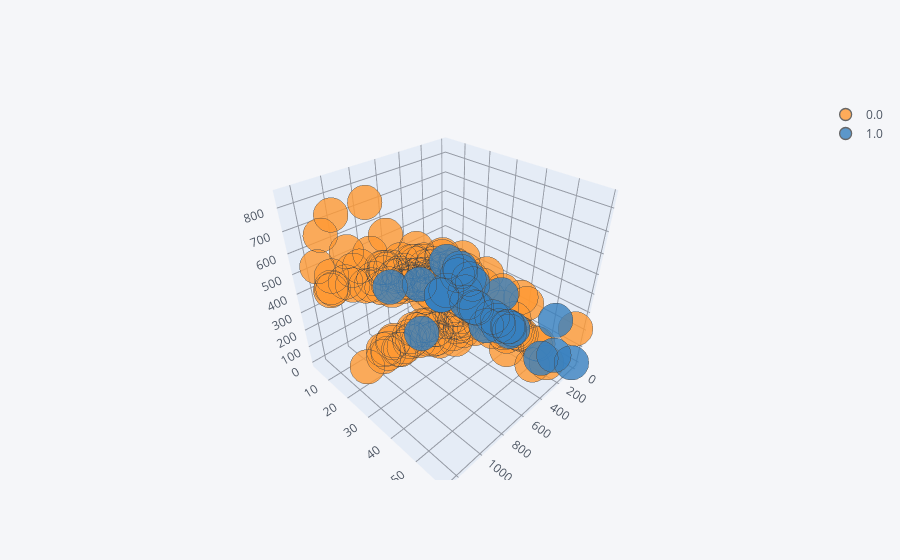

This figure's notebook cell:
### Code cell
# Tomamos una muestra para graficar en 3D
Xi.sample(200).iplot(kind='scatter3d',x=best[0],y=best[1],z=best[2],categories='TARGET')

### Figure 1 — Plotly figure (JSON) as saved in the notebook; plotly's stock layout.template omitted (floating-point values rounded to 4 significant figures; data arrays with more than 128 entries replaced by an {"elided": "..."} marker saying what was removed)
{"data": [{"marker": {"color": "rgba(255, 153, 51, 1.0)", "line": {"width": 1.3}, "opacity": 0.8, "size": 12, "symbol": "circle"}, "mode": "markers", "name": "0.0", "textfont": {"color": "#4D5663"}, "type": "scatter3d", "x": {"elided": "166 int values"}, "y": {"elided": "166 float values"}, "z": {"elided": "166 float values"}}, {"marker": {"color": "rgba(55, 128, 191, 1.0)", "line": {"width": 1.3}, "opacity": 0.8, "size": 12, "symbol": "circle"}, "mode": "markers", "name": "1.0", "textfont": {"color": "#4D5663"}, "type": "scatter3d", "x": [25, 19, 7, 96, 3, 117, 743, 117, 370, 370, 370, 4, 1, 370, 4, 1, 115, 1, 3, 540, 218, 546, 370, 1, 64, 42, 370, 370, 1, 4, 32, 50, 132, 1], "y": [53.16, 51.47, 33.64, 20.24, 33.92, 51.04, 11.82, 13.93, 17.3, 17.3, 17.3, 18.12, 18.98, 17.3, 29, 10.2, 33.3, 14.25, 35.67, 15.26, 21.82, 15.56, 17.3, 26.45, 17.25, 35.76, 17.3, 17.3, 59, 3.625, 11.92, 31.11, 28.58, 3.25], "z": [0, 201.0, 0, 201.0, 0, 0, 332.3, 218.3, 201.0, 201.0, 201.0, 0, 0, 201.0, 0, 201.0, 43.6, 0, 0, 0, 202.6, 310.7, 201.0, 0, 201.0, 0, 201.0, 201.0, 0, 201.0, 201.0, 201.0, 9.4, 0]}], "layout": {"legend": {"bgcolor": "#F5F6F9", "font": {"color": "#4D5663"}}, "paper_bgcolor": "#F5F6F9", "plot_bgcolor": "#F5F6F9", "scene": {"xaxis": {"gridcolor": "#9499A3", "showgrid": true, "tickfont": {"color": "#4D5663"}, "title": {"font": {"color": "#4D5663"}, "text": ""}, "zerolinecolor": "#9499A3"}, "yaxis": {"gridcolor": "#9499A3", "showgrid": true, "tickfont": {"color": "#4D5663"}, "title": {"font": {"color": "#4D5663"}, "text": ""}, "zerolinecolor": "#9499A3"}, "zaxis": {"gridcolor": "#9499A3", "showgrid": true, "tickfont": {"color": "#4D5663"}, "title": {"font": {"color": "#4D5663"}, "text": ""}, "zerolinecolor": "#9499A3"}}, "title": {"font": {"color": "#4D5663"}}}}
